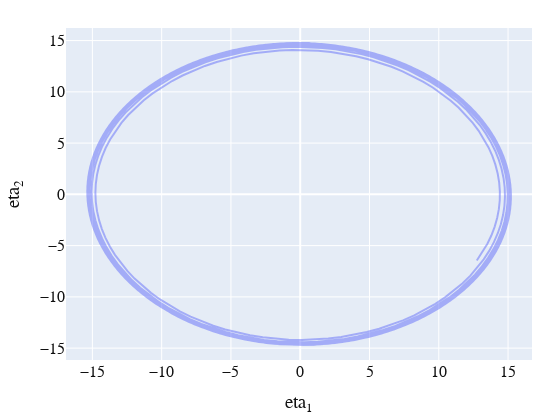

Notebook code cell kept with this figure:
### Code cell
fig = plotter.make_plot(ssm, data_name="reduced_coordinates", idx_coordinates=[1, 2])
fig.show()

### Figure 1 — Plotly figure (JSON) as saved in the notebook; plotly's stock layout.template omitted (floating-point values rounded to 4 significant figures; data arrays with more than 128 entries replaced by an {"elided": "..."} marker saying what was removed)
{"data": [{"line": {"width": 2}, "mode": "lines", "name": "", "opacity": 0.5, "showlegend": false, "type": "scatter", "x": {"elided": "1866 float values"}, "y": {"elided": "1866 float values"}}], "layout": {"autosize": true, "font": {"color": "#101010", "family": "Helvetica", "size": 16}, "height": 420, "margin": {"b": 28, "l": 28, "r": 28, "t": 28}, "width": 560, "xaxis": {"range": [-16.9, 16.73], "title": {"text": "eta<sub>1</sub>"}}, "yaxis": {"range": [-16.16, 16.23], "title": {"text": "eta<sub>2</sub>"}}}}
